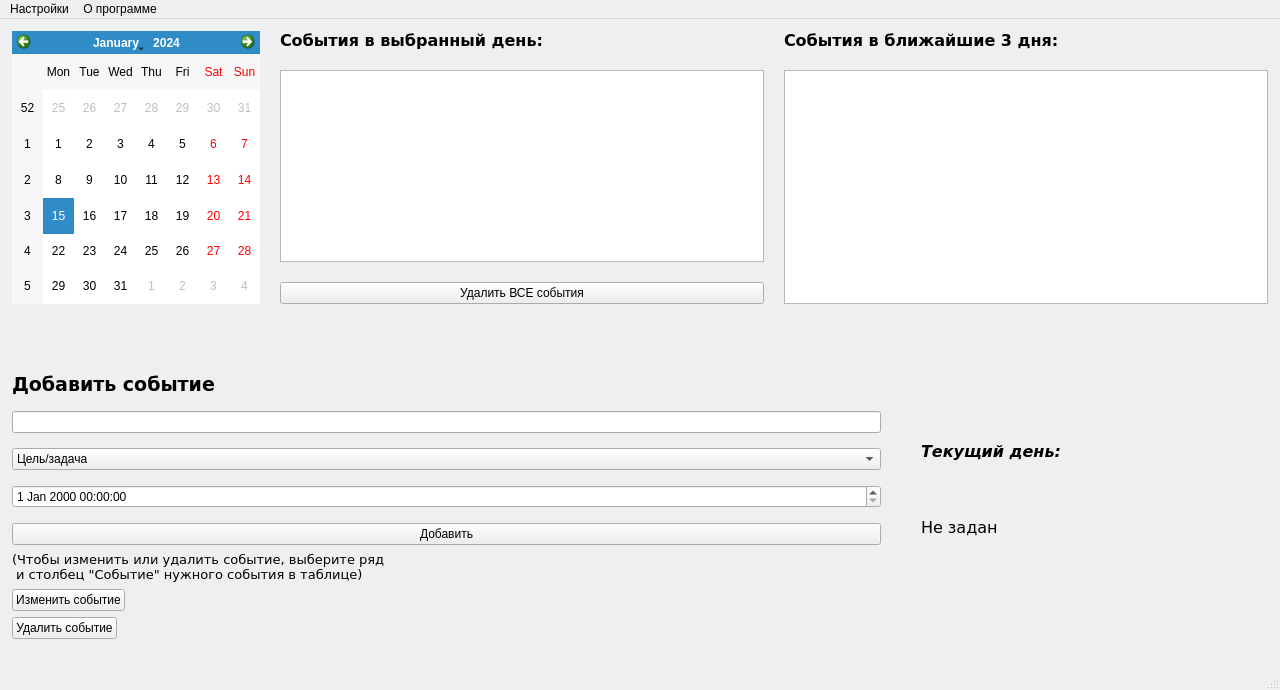
<?xml version="1.0" encoding="UTF-8"?>
<ui version="4.0">
 <class>MainWindow</class>
 <widget class="QMainWindow" name="MainWindow">
  <property name="geometry">
   <rect>
    <x>0</x>
    <y>0</y>
    <width>1280</width>
    <height>690</height>
   </rect>
  </property>
  <property name="windowTitle">
   <string>Календарщик</string>
  </property>
  <widget class="QWidget" name="centralwidget">
   <layout class="QFormLayout" name="formLayout">
    <property name="fieldGrowthPolicy">
     <enum>QFormLayout::FieldsStayAtSizeHint</enum>
    </property>
    <property name="rowWrapPolicy">
     <enum>QFormLayout::DontWrapRows</enum>
    </property>
    <property name="labelAlignment">
     <set>Qt::AlignHCenter|Qt::AlignTop</set>
    </property>
    <property name="formAlignment">
     <set>Qt::AlignHCenter|Qt::AlignTop</set>
    </property>
    <property name="horizontalSpacing">
     <number>6</number>
    </property>
    <property name="leftMargin">
     <number>12</number>
    </property>
    <property name="topMargin">
     <number>12</number>
    </property>
    <property name="rightMargin">
     <number>12</number>
    </property>
    <item row="0" column="0" colspan="2">
     <layout class="QHBoxLayout" name="calendar_display" stretch="1,60,60">
      <property name="spacing">
       <number>20</number>
      </property>
      <item>
       <widget class="QCalendarWidget" name="calendar_days_select"/>
      </item>
      <item>
       <layout class="QVBoxLayout" name="calendar_current_day">
        <item>
         <widget class="QLabel" name="label">
          <property name="font">
           <font>
            <family>Verdana</family>
            <pointsize>12</pointsize>
            <weight>75</weight>
            <bold>true</bold>
           </font>
          </property>
          <property name="text">
           <string>События в выбранный день:</string>
          </property>
         </widget>
        </item>
        <item>
         <widget class="QTableWidget" name="calendar_events">
          <property name="font">
           <font>
            <pointsize>8</pointsize>
           </font>
          </property>
          <property name="verticalScrollMode">
           <enum>QAbstractItemView::ScrollPerPixel</enum>
          </property>
          <property name="horizontalScrollMode">
           <enum>QAbstractItemView::ScrollPerPixel</enum>
          </property>
          <property name="sortingEnabled">
           <bool>true</bool>
          </property>
          <attribute name="horizontalHeaderStretchLastSection">
           <bool>true</bool>
          </attribute>
         </widget>
        </item>
        <item>
         <widget class="QPushButton" name="delete_all_button">
          <property name="text">
           <string>Удалить ВСЕ события</string>
          </property>
         </widget>
        </item>
       </layout>
      </item>
      <item>
       <layout class="QVBoxLayout" name="calendar_feed" stretch="0,0">
        <property name="leftMargin">
         <number>0</number>
        </property>
        <item>
         <widget class="QLabel" name="feed_label">
          <property name="font">
           <font>
            <family>Verdana</family>
            <pointsize>12</pointsize>
            <weight>75</weight>
            <bold>true</bold>
           </font>
          </property>
          <property name="text">
           <string>События в ближайшие 3 дня:</string>
          </property>
         </widget>
        </item>
        <item>
         <widget class="QTableWidget" name="feed_table">
          <property name="font">
           <font>
            <pointsize>8</pointsize>
           </font>
          </property>
          <property name="verticalScrollMode">
           <enum>QAbstractItemView::ScrollPerPixel</enum>
          </property>
          <property name="horizontalScrollMode">
           <enum>QAbstractItemView::ScrollPerPixel</enum>
          </property>
          <property name="sortingEnabled">
           <bool>true</bool>
          </property>
          <attribute name="horizontalHeaderStretchLastSection">
           <bool>true</bool>
          </attribute>
         </widget>
        </item>
       </layout>
      </item>
     </layout>
    </item>
    <item row="1" column="0">
     <spacer name="verticalSpacer">
      <property name="orientation">
       <enum>Qt::Vertical</enum>
      </property>
      <property name="sizeHint" stdset="0">
       <size>
        <width>20</width>
        <height>50</height>
       </size>
      </property>
     </spacer>
    </item>
    <item row="2" column="0" colspan="2">
     <layout class="QHBoxLayout" name="calendar_control" stretch="50,20">
      <property name="spacing">
       <number>40</number>
      </property>
      <property name="sizeConstraint">
       <enum>QLayout::SetDefaultConstraint</enum>
      </property>
      <item>
       <layout class="QVBoxLayout" name="verticalLayout_2" stretch="20,25,0,0,10">
        <property name="spacing">
         <number>15</number>
        </property>
        <item>
         <widget class="QLabel" name="add_event_label">
          <property name="font">
           <font>
            <family>Verdana</family>
            <pointsize>14</pointsize>
            <weight>75</weight>
            <bold>true</bold>
           </font>
          </property>
          <property name="text">
           <string>Добавить событие</string>
          </property>
         </widget>
        </item>
        <item>
         <widget class="QLineEdit" name="add_event_lineEdit"/>
        </item>
        <item>
         <widget class="QComboBox" name="marker_select">
          <property name="layoutDirection">
           <enum>Qt::LeftToRight</enum>
          </property>
          <property name="currentText">
           <string>Цель/задача</string>
          </property>
          <item>
           <property name="text">
            <string>Цель/задача</string>
           </property>
          </item>
          <item>
           <property name="text">
            <string>Важная дата</string>
           </property>
          </item>
         </widget>
        </item>
        <item>
         <widget class="QDateTimeEdit" name="select_dateTimeEdit"/>
        </item>
        <item>
         <widget class="QPushButton" name="add_event_button">
          <property name="text">
           <string>Добавить</string>
          </property>
         </widget>
        </item>
       </layout>
      </item>
      <item>
       <layout class="QVBoxLayout" name="verticalLayout" stretch="50,50">
        <property name="topMargin">
         <number>60</number>
        </property>
        <item>
         <widget class="QLabel" name="calendar_current_label">
          <property name="font">
           <font>
            <family>Verdana</family>
            <pointsize>12</pointsize>
            <weight>75</weight>
            <italic>true</italic>
            <bold>true</bold>
           </font>
          </property>
          <property name="layoutDirection">
           <enum>Qt::LeftToRight</enum>
          </property>
          <property name="text">
           <string>Текущий день:</string>
          </property>
         </widget>
        </item>
        <item>
         <widget class="QLabel" name="calendar_current_day_label">
          <property name="font">
           <font>
            <family>Verdana</family>
            <pointsize>12</pointsize>
           </font>
          </property>
          <property name="layoutDirection">
           <enum>Qt::LeftToRight</enum>
          </property>
          <property name="text">
           <string>Не задан</string>
          </property>
         </widget>
        </item>
       </layout>
      </item>
     </layout>
    </item>
    <item row="4" column="0">
     <widget class="QLabel" name="inf_label">
      <property name="font">
       <font>
        <family>Verdana</family>
        <pointsize>10</pointsize>
       </font>
      </property>
      <property name="text">
       <string>(Чтобы изменить или удалить событие, выберите ряд
 и столбец &quot;Событие&quot; нужного события в таблице)</string>
      </property>
     </widget>
    </item>
    <item row="5" column="0">
     <widget class="QPushButton" name="change_event_button">
      <property name="text">
       <string>Изменить событие</string>
      </property>
     </widget>
    </item>
    <item row="6" column="0">
     <widget class="QPushButton" name="delete_event_button">
      <property name="text">
       <string>Удалить событие</string>
      </property>
     </widget>
    </item>
    <item row="7" column="0">
     <widget class="QLabel" name="image_label">
      <property name="text">
       <string/>
      </property>
     </widget>
    </item>
    <item row="7" column="1">
     <widget class="QLabel" name="error_label">
      <property name="text">
       <string/>
      </property>
     </widget>
    </item>
   </layout>
  </widget>
  <widget class="QMenuBar" name="menubar">
   <property name="geometry">
    <rect>
     <x>0</x>
     <y>0</y>
     <width>1280</width>
     <height>21</height>
    </rect>
   </property>
   <widget class="QMenu" name="menu">
    <property name="title">
     <string>О программе</string>
    </property>
    <addaction name="action"/>
   </widget>
   <widget class="QMenu" name="menu_2">
    <property name="title">
     <string>Настройки</string>
    </property>
    <addaction name="action_2"/>
    <addaction name="action_CSV"/>
    <addaction name="action_CSV_2"/>
   </widget>
   <addaction name="menu_2"/>
   <addaction name="menu"/>
  </widget>
  <widget class="QStatusBar" name="statusbar"/>
  <action name="action">
   <property name="text">
    <string>Информация</string>
   </property>
  </action>
  <action name="action_2">
   <property name="text">
    <string>Изображения</string>
   </property>
  </action>
  <action name="action_CSV">
   <property name="text">
    <string>Экспорт в CSV файл</string>
   </property>
  </action>
  <action name="action_CSV_2">
   <property name="text">
    <string>Импорт из CSV файла</string>
   </property>
  </action>
 </widget>
 <resources/>
 <connections/>
</ui>
